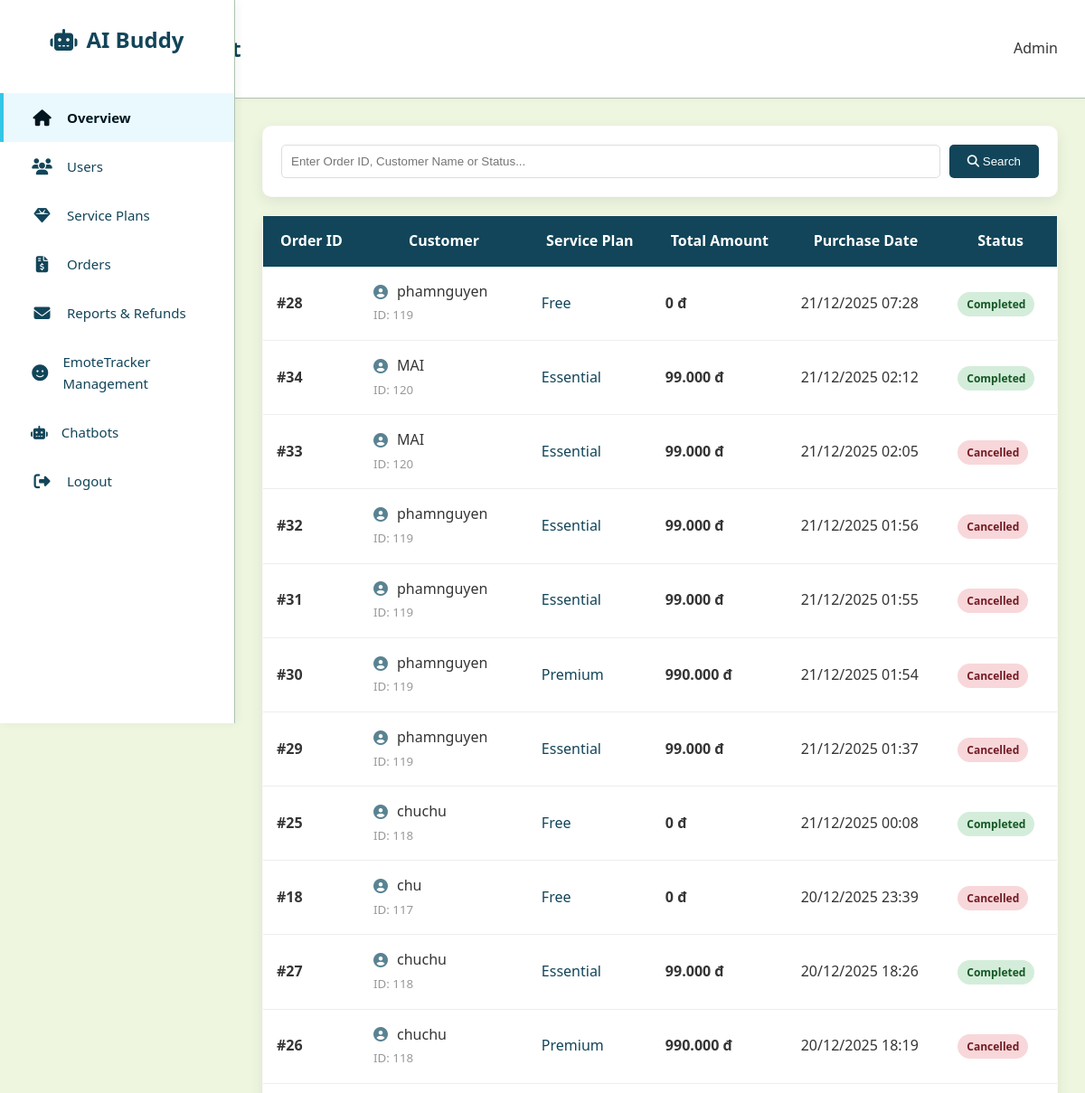
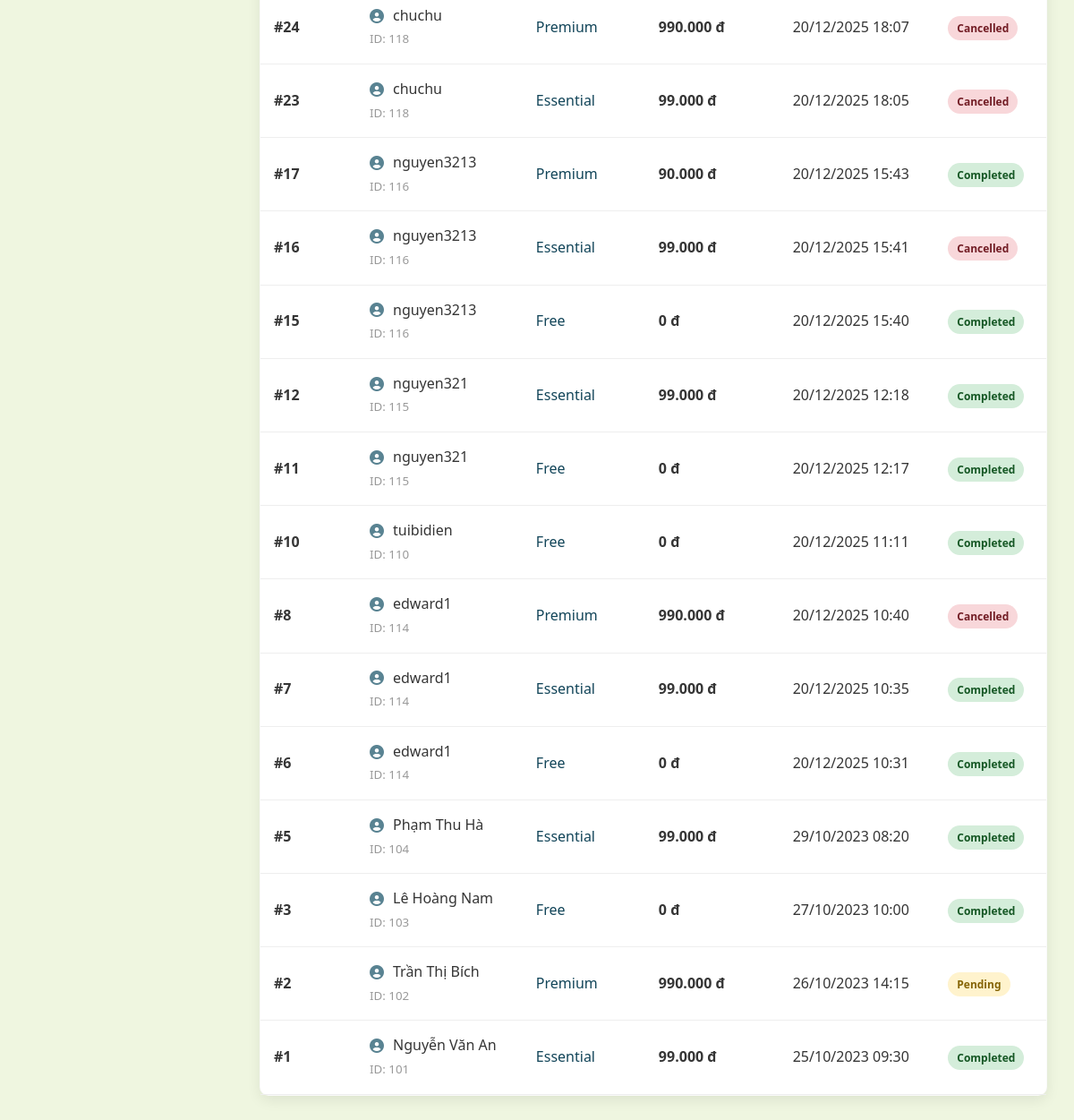
Page /admin_aibuddy/modules/orders/index.php (signed in) on the committed database (2 pictures, top to bottom).
### tables this page shows
CREATE TABLE `userorder` (
  `OrderID` int(11) NOT NULL,
  `UserID` int(11) NOT NULL,
  `PlanID` int(11) NOT NULL,
  `TotalAmount` decimal(10,2) DEFAULT NULL,
  `OrderStatus` varchar(20) DEFAULT NULL,
  `PurchaseTime` datetime DEFAULT current_timestamp()
);

CREATE TABLE `users` (
  `UserID` int(11) NOT NULL,
  `UserName` varchar(100) NOT NULL,
  `UserEmail` varchar(100) NOT NULL,
  `UserPassword` varchar(255) NOT NULL,
  `BirthDate` date DEFAULT NULL,
  `PhoneNumber` varchar(20) DEFAULT NULL,
  `Gender` varchar(10) DEFAULT NULL,
  `UsageLeft` int(11) DEFAULT 0 COMMENT 'Số lần sử dụng còn lại',
  `IsTrialActive` tinyint(1) DEFAULT 0 COMMENT 'Đang dùng thử hay không',
  `secret_answer` varchar(255) NOT NULL
);

CREATE TABLE `plan` (
  `PlanID` int(11) NOT NULL,
  `PlanName` varchar(100) NOT NULL,
  `PlanDescription` text DEFAULT NULL,
  `PlanPrice` decimal(10,2) DEFAULT NULL,
  `BillingCycle` varchar(20) DEFAULT NULL,
  `PlanVideoURL` varchar(255) DEFAULT NULL
);

### admin_aibuddy/modules/orders/index.php (the view, shortened to what this page needs)
<?php
require_once __DIR__ . '/../../config/db.php';
$search = "";
$where_clause = "";
$sql = "SELECT UserOrder.*, Users.UserName, Plan.PlanName
        FROM UserOrder
        INNER JOIN Users ON UserOrder.UserID = Users.UserID
        INNER JOIN Plan ON UserOrder.PlanID = Plan.PlanID
        $where_clause
        ORDER BY UserOrder.PurchaseTime DESC";
$result = $conn->query($sql);
?>
<!DOCTYPE html>
<html lang="en">
<head>
    <link rel="stylesheet" href="../../assets/css/style.css">
    <link rel="stylesheet" href="https://cdnjs.cloudflare.com/ajax/libs/font-awesome/6.4.0/css/all.min.css">
</head>
<body>
    <?php include __DIR__ . '/../../includes/sidebar.php'; ?>
    <div class="top-navbar">
        <h2>Order Management</h2>
        <div class="user-profile">Admin</div>
    </div>
    <div class="main-content">
        <div class="card-box" style="margin-bottom: 20px; padding: 20px;">
            <form method="GET" style="display: flex; gap: 10px;">
                <input type="text" name="search" class="form-control" style="flex: 1; padding: 10px; border: 1px solid #ddd; border-radius: 5px;"
                       placeholder="Enter Order ID, Customer Name or Status..."
                       value="<?php echo htmlspecialchars($search); ?>">
                <button type="submit" class="btn" style="background: var(--primary); color: white; border: none; padding: 0 20px; border-radius: 5px; cursor: pointer;">
                    <i class="fa-solid fa-magnifying-glass"></i> Search
                </button>
            </form>
        </div>
        <div class="table-container card-box" style="padding: 0;">
            <table style="width: 100%; border-collapse: collapse;">
                <thead>
                    <tr style="background: var(--primary); color: white;">
                        <th style="padding: 15px;">Order ID</th>
                        <th style="padding: 15px;">Customer</th>
                        <th style="padding: 15px;">Service Plan</th>
                        <th style="padding: 15px;">Total Amount</th>
                        <th style="padding: 15px;">Purchase Date</th>
                        <th style="padding: 15px;">Status</th>
                    </tr>
                </thead>
                <tbody>
                    <?php if ($result && $result->num_rows > 0): ?>
                        <?php while($row = $result->fetch_assoc()): ?>
                            <tr style="border-bottom: 1px solid #eee;">
                                <td style="padding: 15px; font-weight: bold;">
                                    #<?php echo $row['OrderID']; ?>
                                </td>
                                <td style="padding: 15px;">
                                    <div style="display: flex; align-items: center; gap: 10px;">
                                        <i class="fa-solid fa-user-circle" style="color: var(--primary-light);"></i>
                                        <?php echo $row['UserName']; ?>
                                    </div>
                                    <small style="color: #999;">ID: <?php echo $row['UserID']; ?></small>
                                </td>
                                <td style="padding: 15px; color: var(--primary);">
                                    <?php echo $row['PlanName']; ?>
                                </td>
                                <td style="padding: 15px; font-weight: bold;">
                                    <?php echo number_format($row['TotalAmount'], 0, ',', '.'); ?> đ
                                </td>
                                <td style="padding: 15px;">
                                    <?php echo date('d/m/Y H:i', strtotime($row['PurchaseTime'])); ?>
                                </td>
                                <td style="padding: 15px;">
                                    <?php
                                        $statusClass = 'bg-pending';
                                        if($row['OrderStatus'] == 'Completed') $statusClass = 'bg-completed';
                                        if($row['OrderStatus'] == 'Cancelled') $statusClass = 'bg-cancelled';
                                    ?>
                                    <span class="badge <?php echo $statusClass; ?>">
                                        <?php echo $row['OrderStatus']; ?>
                                    </span>
                                </td>
                            </tr>
                        <?php endwhile; ?>
                    <?php endif; ?>
                </tbody>
            </table>
        </div>
    </div>
</body>
</html>

### admin_aibuddy/assets/css/style.css (style rules this page uses)
:root { --primary-dark: #01161e; --primary: #124559; --primary-light: #598392; --accent: #33c6e7; --light: #aec3b0; --background: #eff6e0; --white: #ffffff; --gray: #d9d9d9; --text: #353535; --card-shadow: 0 5px 15px rgba(0, 0, 0, 0.08); --radius: 10px; --sidebar-width: 260px; }
* { box-sizing: border-box; }
body { font-family: 'Segoe UI', Tahoma, Geneva, Verdana, sans-serif; background-color: var(--background); color: var(--text); margin: 0; line-height: 1.6; }
.main-content { margin-left: var(--sidebar-width); padding: 30px; }
.top-navbar { background: var(--white); padding: 15px 30px; display: flex; justify-content: space-between; align-items: center; box-shadow: 0 2px 5px rgba(0,0,0,0.03); border-bottom: 1px solid var(--light); }
.card-box { background-color: var(--white); border-radius: var(--radius); box-shadow: var(--card-shadow); padding: 25px; transition: transform 0.3s ease; height: 100%; border: 1px solid rgba(0,0,0,0.02); }
h2 { color: var(--primary); }

### admin_aibuddy/modules/orders/index.php (style rules this page uses)
.badge { padding: 5px 10px; border-radius: 15px; font-size: 12px; font-weight: bold; }
.bg-completed { background-color: #d4edda; color: #155724; }
.bg-pending { background-color: #fff3cd; color: #856404; }
.bg-cancelled { background-color: #f8d7da; color: #721c24; }

### rows in the picture
userorder: OrderID "28", UserID.UserName "phamnguyen", UserID "119", PlanID.PlanName "Free", TotalAmount "0", PurchaseTime "21/12/2025 07:28", OrderStatus "Completed"
userorder: OrderID "34", UserID.UserName "MAI", UserID "120", PlanID.PlanName "Essential", TotalAmount "99.000", PurchaseTime "21/12/2025 02:12", OrderStatus "Completed"
userorder: OrderID "33", UserID.UserName "MAI", UserID "120", PlanID.PlanName "Essential", TotalAmount "99.000", PurchaseTime "21/12/2025 02:05", OrderStatus "Cancelled"
userorder: OrderID "32", UserID.UserName "phamnguyen", UserID "119", PlanID.PlanName "Essential", TotalAmount "99.000", PurchaseTime "21/12/2025 01:56", OrderStatus "Cancelled"
userorder: OrderID "31", UserID.UserName "phamnguyen", UserID "119", PlanID.PlanName "Essential", TotalAmount "99.000", PurchaseTime "21/12/2025 01:55", OrderStatus "Cancelled"
userorder: OrderID "30", UserID.UserName "phamnguyen", UserID "119", PlanID.PlanName "Premium", TotalAmount "990.000", PurchaseTime "21/12/2025 01:54", OrderStatus "Cancelled"
userorder: OrderID "29", UserID.UserName "phamnguyen", UserID "119", PlanID.PlanName "Essential", TotalAmount "99.000", PurchaseTime "21/12/2025 01:37", OrderStatus "Cancelled"
userorder: OrderID "25", UserID.UserName "chuchu", UserID "118", PlanID.PlanName "Free", TotalAmount "0", PurchaseTime "21/12/2025 00:08", OrderStatus "Completed"
userorder: OrderID "18", UserID.UserName "chu", UserID "117", PlanID.PlanName "Free", TotalAmount "0", PurchaseTime "20/12/2025 23:39", OrderStatus "Cancelled"
userorder: OrderID "27", UserID.UserName "chuchu", UserID "118", PlanID.PlanName "Essential", TotalAmount "99.000", PurchaseTime "20/12/2025 18:26", OrderStatus "Completed"
userorder: OrderID "26", UserID.UserName "chuchu", UserID "118", PlanID.PlanName "Premium", TotalAmount "990.000", PurchaseTime "20/12/2025 18:19", OrderStatus "Cancelled"
userorder: OrderID "24", UserID.UserName "chuchu", UserID "118", PlanID.PlanName "Premium", TotalAmount "990.000", PurchaseTime "20/12/2025 18:07", OrderStatus "Cancelled"
userorder: OrderID "23", UserID.UserName "chuchu", UserID "118", PlanID.PlanName "Essential", TotalAmount "99.000", PurchaseTime "20/12/2025 18:05", OrderStatus "Cancelled"
userorder: OrderID "17", UserID.UserName "nguyen3213", UserID "116", PlanID.PlanName "Premium", TotalAmount "90.000", PurchaseTime "20/12/2025 15:43", OrderStatus "Completed"
userorder: OrderID "16", UserID.UserName "nguyen3213", UserID "116", PlanID.PlanName "Essential", TotalAmount "99.000", PurchaseTime "20/12/2025 15:41", OrderStatus "Cancelled"
userorder: OrderID "15", UserID.UserName "nguyen3213", UserID "116", PlanID.PlanName "Free", TotalAmount "0", PurchaseTime "20/12/2025 15:40", OrderStatus "Completed"
userorder: OrderID "12", UserID.UserName "nguyen321", UserID "115", PlanID.PlanName "Essential", TotalAmount "99.000", PurchaseTime "20/12/2025 12:18", OrderStatus "Completed"
userorder: OrderID "11", UserID.UserName "nguyen321", UserID "115", PlanID.PlanName "Free", TotalAmount "0", PurchaseTime "20/12/2025 12:17", OrderStatus "Completed"
userorder: OrderID "10", UserID.UserName "tuibidien", UserID "110", PlanID.PlanName "Free", TotalAmount "0", PurchaseTime "20/12/2025 11:11", OrderStatus "Completed"
userorder: OrderID "8", UserID.UserName "edward1", UserID "114", PlanID.PlanName "Premium", TotalAmount "990.000", PurchaseTime "20/12/2025 10:40", OrderStatus "Cancelled"
userorder: OrderID "7", UserID.UserName "edward1", UserID "114", PlanID.PlanName "Essential", TotalAmount "99.000", PurchaseTime "20/12/2025 10:35", OrderStatus "Completed"
userorder: OrderID "6", UserID.UserName "edward1", UserID "114", PlanID.PlanName "Free", TotalAmount "0", PurchaseTime "20/12/2025 10:31", OrderStatus "Completed"
userorder: OrderID "5", UserID.UserName "Phạm Thu Hà", UserID "104", PlanID.PlanName "Essential", TotalAmount "99.000", PurchaseTime "29/10/2023 08:20", OrderStatus "Completed"
userorder: OrderID "3", UserID.UserName "Lê Hoàng Nam", UserID "103", PlanID.PlanName "Free", TotalAmount "0", PurchaseTime "27/10/2023 10:00", OrderStatus "Completed"
userorder: OrderID "2", UserID.UserName "Trần Thị Bích", UserID "102", PlanID.PlanName "Premium", TotalAmount "990.000", PurchaseTime "26/10/2023 14:15", OrderStatus "Pending"
userorder: OrderID "1", UserID.UserName "Nguyễn Văn An", UserID "101", PlanID.PlanName "Essential", TotalAmount "99.000", PurchaseTime "25/10/2023 09:30", OrderStatus "Completed"
